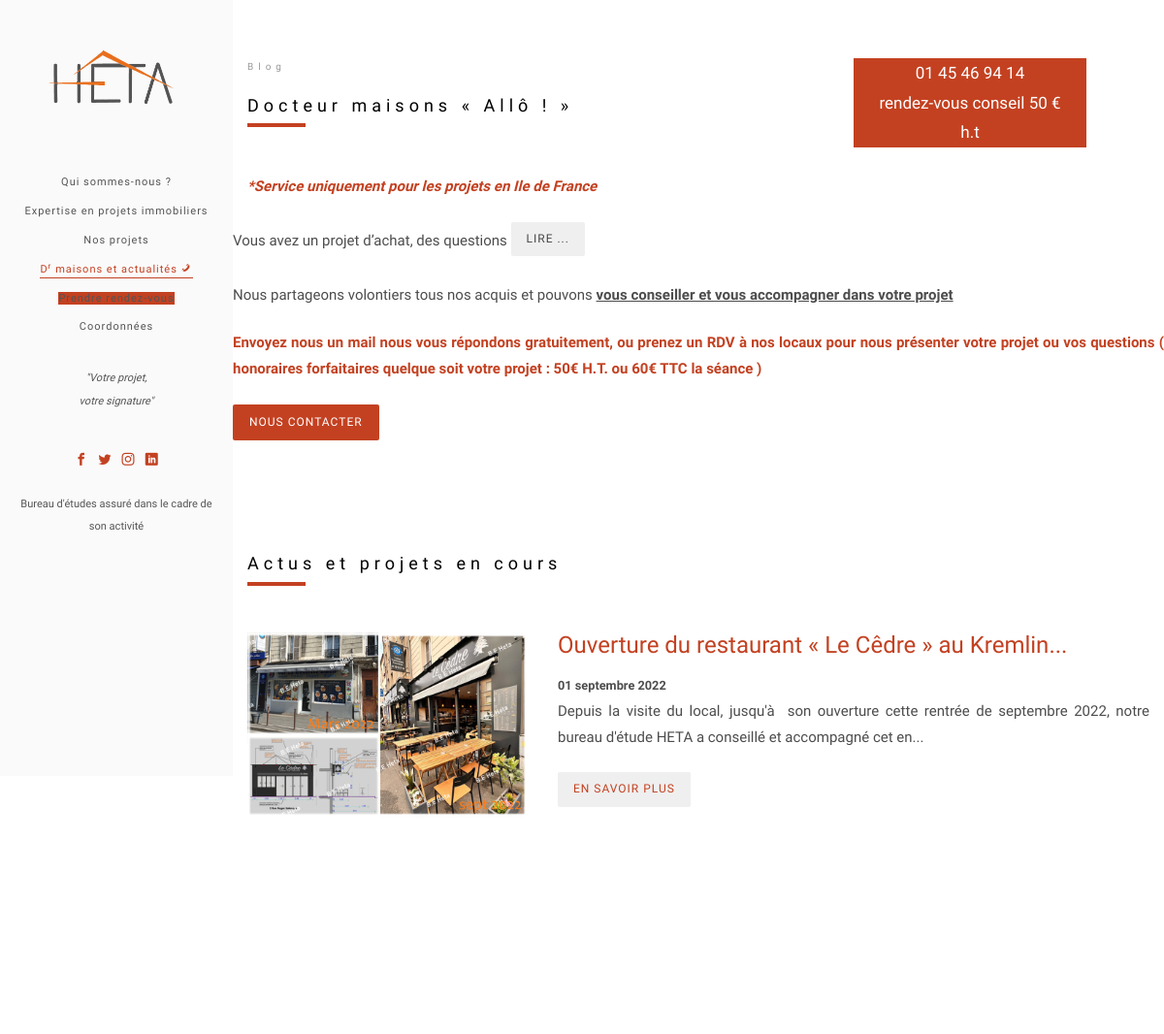
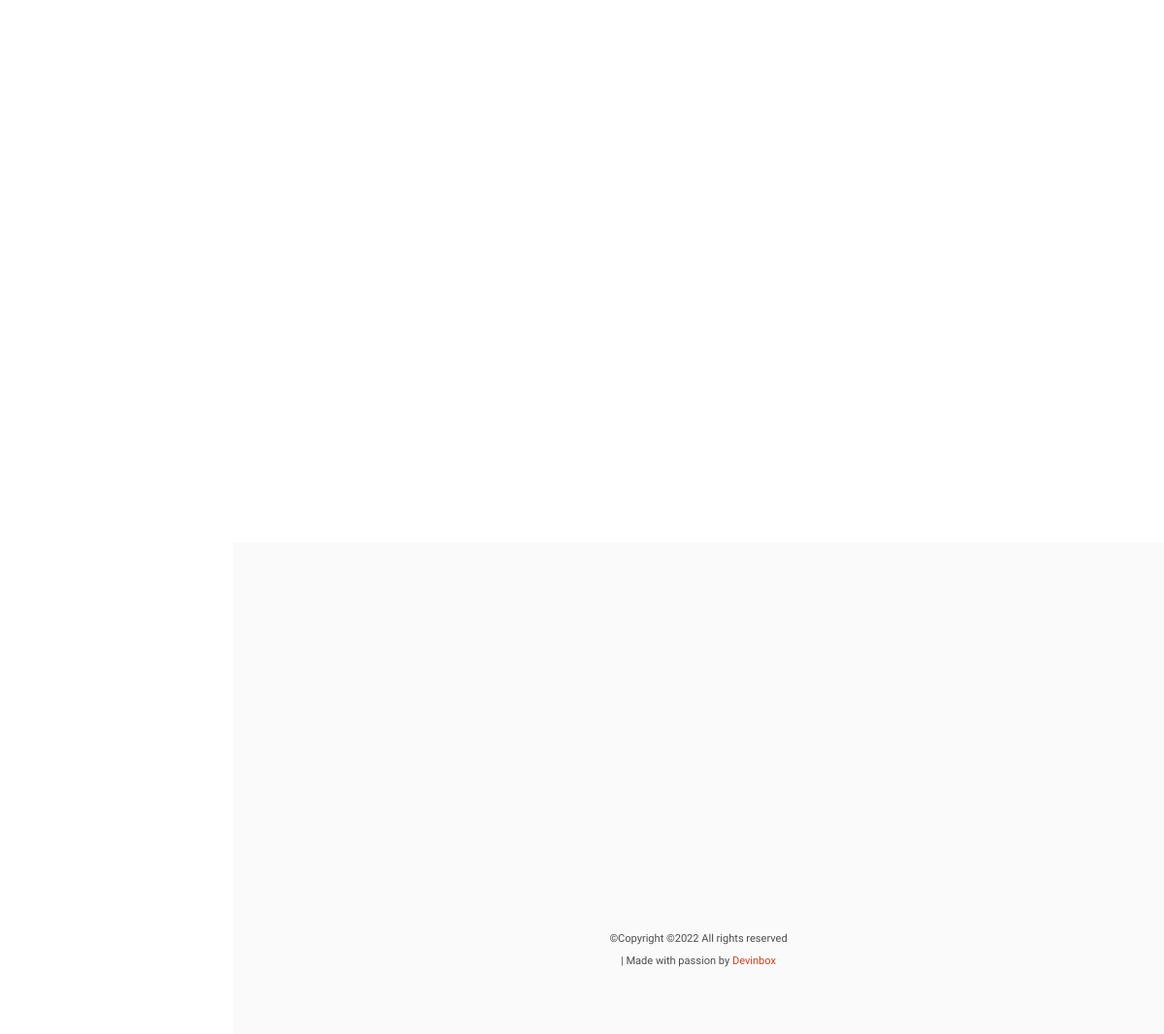
Screenshot of /blog.php with the database file from the repository (2 pictures, top to bottom).
### tables this page shows
CREATE TABLE IF NOT EXISTS `article` (
  `id` int(11) NOT NULL AUTO_INCREMENT,
  `titre_art` varchar(255) NOT NULL,
  `image_art` varchar(255) NOT NULL,
  `contenu_art` text NOT NULL,
  `date_pub_art` varchar(55) NOT NULL,
  PRIMARY KEY (`id`)
);

### blog.php (the view, shortened to what this page needs)
<?php
  include('connexion/connexion.php');
?>
<!DOCTYPE HTML>
<html>
	<head>
	<link rel="stylesheet" href="css/animate.css">
	<link rel="stylesheet" href="css/icomoon.css">
	<link rel="stylesheet" href="css/bootstrap.css">
	<link rel="stylesheet" href="css/flexslider.css">
	<link rel="stylesheet" href="fonts/flaticon/font/flaticon.css">
	<link rel="stylesheet" href="css/owl.carousel.min.css">
	<link rel="stylesheet" href="css/owl.theme.default.min.css">
	<link rel="stylesheet" href="css/style.css">
	</head>
	<body onload="couleur()">
	<div id="colorlib-page">
		<aside id="colorlib-aside" role="complementary" class="border js-fullheight">
			<h1 id="colorlib-logo"><a href="index.html"><img style="width: 140px;" src="images/logo_heta.png"></a></h1>
			<nav id="colorlib-main-menu" role="navigation">
				<ul>
					<li><a href="index.html">Qui sommes-nous ?</a></li>
					<li><a href="domaines.html">Expertise en projets immobiliers</a></li>
					<li><a href="projets.html">Nos projets</a></li>
					<li class="colorlib-active">
						<a href="blog.php">
							D<sup>r</sup> maisons et actualités <i class="icon-phone"></i>
						</a>
					</li>
					<li><a href="blog.php"><font id="clignote"><span style="background-color: #c34121;">Prendre rendez-vous</span></font></a></li>
					<li><a href="contact.html">Coordonnées</a></li>
				</ul>
			</nav>
			<div class="colorlib-footer">
				<p class="footer_padding">
					<small>
						<i>"Votre projet, <br> votre signature"</i>
					</small>
				</p>
				<ul class="footer_padding">
					<li><a href="#"><i class="icon-facebook2"></i></a></li>
					<li><a href="#"><i class="icon-twitter2"></i></a></li>
					<li><a href="#"><i class="icon-instagram"></i></a></li>
					<li><a href="#"><i class="icon-linkedin2"></i></a></li>
				</ul>
				<p class="footer_padding">
					<small>
						Bureau d'études assuré dans le cadre de son activité
					</small>
				</p>
			</div>
		</aside>
		<div id="colorlib-main">
			<div class="colorlib-blog">
				<div class="colorlib-narrow-content">
					<div class="row">
						<div class="col-md-8 animate-box" data-animate-effect="fadeInLeft">
							<span class="heading-meta">Blog</span>
							<h2 class="colorlib-heading">
								Docteur maisons « Allô ! »
							</h2>
							<p>
								<a href=""><b><i >*Service uniquement pour les projets en Ile de France</i></b></a>
							</p>
						</div>
						<div class="col-md-3 animate-box" data-animate-effect="fadeInLeft" style="background-color: #c34121;">
							<a href="contact.html">
							<font id="clignote_2">
								<span style="font-size: 17px;">
									<center>
										01 45 46 94 14 <br>
										rendez-vous conseil 50 € h.t
									</center>
								</span>
							</font>
							</a>
						</div>
					</div>
					<div class="row">
						<div class="row row-bottom-padded-md">
							<div class="col-md-12">
								<div class="row">
									<div class="col-md-12">
										<div class="colorlib-feature animate-box" data-animate-effect="fadeInLeft">
											<p style="text-align: justify;">
												Vous avez un projet d’achat, des questions <button class="btn" id="show">Lire ...</button>
											</p>
											<p style="text-align: justify;">
												Nous partageons volontiers tous nos acquis et pouvons <b><u>vous conseiller et vous accompagner dans votre projet </u></b>
											</p>
											<p style="text-align: justify;">
												<a href="contact.html"><b>Envoyez nous un mail nous vous répondons gratuitement, ou prenez un RDV  à nos locaux pour nous présenter votre projet ou vos questions ( honoraires forfaitaires quelque soit votre projet : 50€ H.T. ou 60€ TTC la séance )</b></a>
											</p>
											<p>
												<a href="contact.html" class="btn btn-primary btn-learn">Nous contacter</a>
											</p>
										</div>
									</div>
								</div>
							</div>
						</div>
					</div>
					<div class="row">
						<div class="col-md-12 animate-box" data-animate-effect="fadeInLeft">
							<h2 class="colorlib-heading">Actus et projets en cours</h2>
						</div>
					</div>
				<?php
                    if(isset($_GET["debut"]))
                    {
                      $commencement = $_GET["debut"];
                      $nbliste = 3;
                    }
                    else
                    {
                      $commencement = 0;
                      $nbliste = 3;
                    }
                    $sql = "SELECT * FROM article ORDER BY id DESC LIMIT  $commencement, $nbliste";
                    $result = mysqli_query($conn, $sql);
                    if ($result->num_rows > 0) {
                    while($row = $result->fetch_assoc()) {
                 ?>
					<div class="row" style="padding-bottom: 3em;">
						<div class="col-md-4 animate-box" data-animate-effect="fadeInLeft">
							<div class="blog-entry">
								<a href="blog_voir.php?id=<?php echo $row['id']; ?>" class="blog-img"><img src="<?php echo 'upload/'.$row['image_art'] ?>" class="img-responsive"></a>
							</div>
						</div>
						<div class="col-md-8 animate-box" data-animate-effect="fadeInLeft">
							<div class="desc">
								<h3 style="margin: 0 0 15px 0;"><a href="blog_voir.php?id=<?php echo $row['id']; ?>"><?php echo(substr($row['titre_art'],0,50).'...'); ?></a></h3>
								<span style="font-weight: bold;"><small><?php echo $row['date_pub_art']; ?></small></span>
								<span style="text-align: justify;"><?php echo(substr($row['contenu_art'],0,150).'...'); ?></span>
								<a href="blog_voir.php?id=<?php echo $row['id']; ?>">
		                          <div class="post-btn">
		                             <button class="btn btn-post float-right">En savoir plus</button>
		                           </div>
		                        </a>
							</div>
						</div>
					</div>
					<?php
                        }
                      }
                      ?>
					<div class="row">
					</div>
				</div>
			</div>
			<div id="get-in-touch" class="colorlib-bg-color">
				<div class="colorlib-narrow-content">
					<div class="row">
					</div>
					<div class="row">
						<div class="col-md-6">
						</div>
						<div class="col-md-6">
						</div>
					</div>
					<div class="row">
						<div class="col-md-12">
							<center>
								<p class="devinbox_footer">
									<small>
										&copy;Copyright &copy;<script>document.write(new Date().getFullYear());</script> All rights reserved <br> | Made with passion by <a href="https://www.pricing.dev-inbox.com" target="_blank">Devinbox</a>
									</small>
								</p>
							</center>
						</div>
					</div>
				</div>
			</div>
		</div>
	</div>
	</body>
</html>

### css/icomoon.css (style rules this page uses)
[class^="icon-"], [class*=" icon-"] { font-family: 'icomoon' !important; speak: none; font-style: normal; font-weight: normal; font-variant: normal; text-transform: none; line-height: 1; -webkit-font-smoothing: antialiased; -moz-osx-font-smoothing: grayscale; }
.icon-phone:before { content: "\e98a"; }
.icon-facebook2:before { content: "\eac0"; }
.icon-instagram:before { content: "\eac2"; }
.icon-twitter2:before { content: "\eac6"; }
.icon-linkedin2:before { content: "\eaf9"; }

### rows the page displays
article: image_art (picture), titre_art "Ouverture du restaurant « Le Cêdre » au Kremlin", date_pub_art "01 septembre 2022", contenu_art "Depuis la visite du local, jusqu'à son ouverture cette rentrée de septembre 2022, notre bureau d'étude HETA a conseillé et accompagné cet en"
